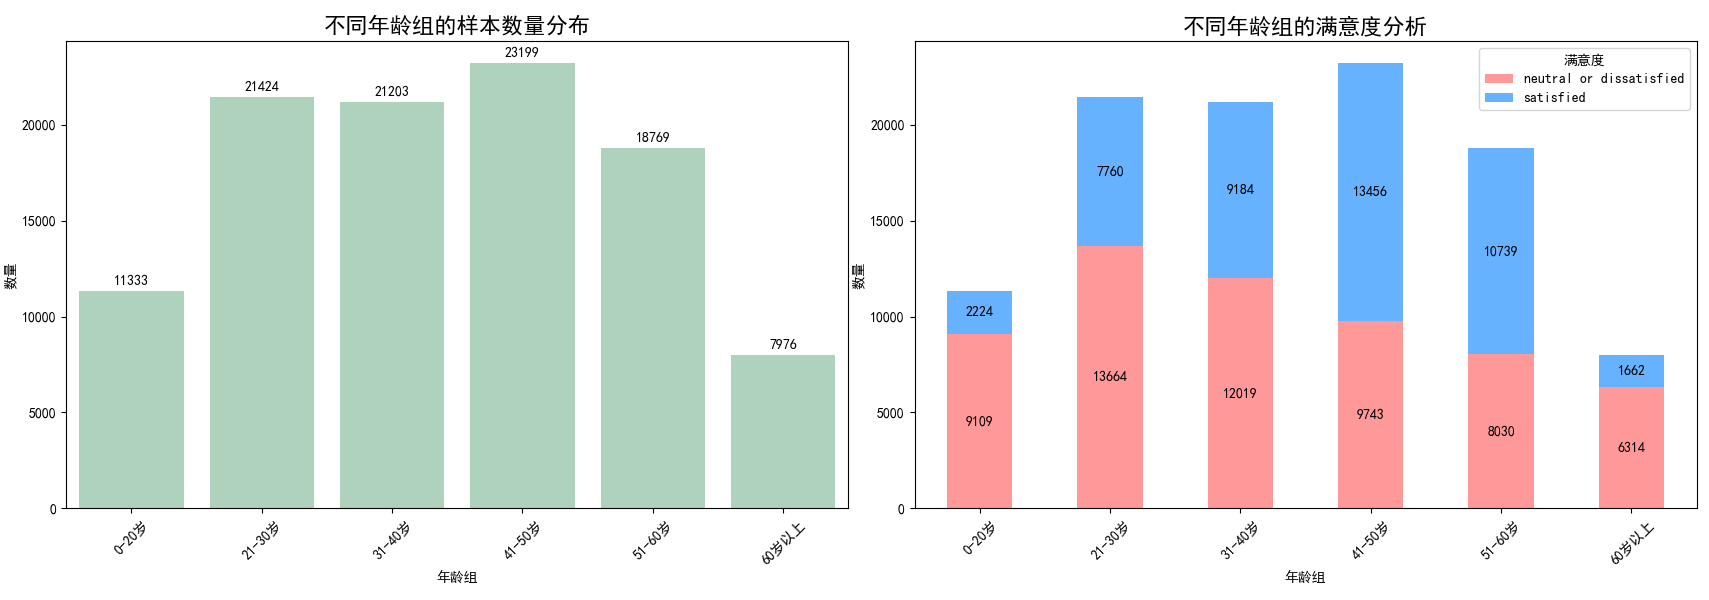

The script that drew this image:
import pandas as pd
import numpy as np
import matplotlib.pyplot as plt
import seaborn as sns
plt.rcParams['font.sans-serif'] = ['SimHei']
plt.rcParams['axes.unicode_minus'] = False
train_df = pd.read_csv("./train.csv")
train_df = train_df.drop(['Unnamed: 0', 'id'], axis=1)

train_df['Age_Group'] = pd.cut(train_df['Age'], 
                              bins=[0, 20, 30, 40, 50, 60, 100],
                              labels=['0-20岁', '21-30岁', '31-40岁', '41-50岁', '51-60岁', '60岁以上'])
age_satisfaction = pd.crosstab(train_df['Age_Group'], train_df['satisfaction'])

fig, axes = plt.subplots(nrows=1, ncols=2, figsize=(20, 6))
sns.countplot(data=train_df, x="Age_Group", ax=axes[0], palette=['#A8D8B9'])
axes[0].tick_params(axis='x', rotation=45)
axes[0].set_ylabel('数量')
axes[0].set_xlabel('年龄组')
axes[0].set_title('不同年龄组的样本数量分布', fontsize=16)
for i in axes[0].containers:
    axes[0].bar_label(i, padding=3, fmt='%d')
age_satisfaction.plot(kind='bar', stacked=True, ax=axes[1], 
                     color=['#FF9999', '#66B2FF'])
axes[1].tick_params(axis='x', rotation=45)
axes[1].set_ylabel('数量')
axes[1].set_xlabel('年龄组')
axes[1].set_title('不同年龄组的满意度分析', fontsize=16)
for c in axes[1].containers:
    axes[1].bar_label(c, label_type='center')
axes[1].legend(title='满意度')
plt.tight_layout()
plt.show()
print("\n不同年龄组满意度分布：")
print("\n绝对数量：")
print(age_satisfaction)
print("\n百分比分布：")
percentage = age_satisfaction.div(age_satisfaction.sum(axis=1), axis=0) * 100
print(percentage.round(2))
satisfaction_ratio = (age_satisfaction['satisfied'] / age_satisfaction.sum(axis=1) * 100).round(2)
print("\n各年龄组满意比例：")
for age_group, ratio in satisfaction_ratio.items():
    print(f"{age_group}: {ratio}%")
